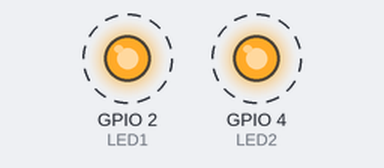
Simulated run of this sketch. Board: ESP32. On the bench: output pins drawn as LEDs (lit = HIGH). Dashed ring = blinking. What the sketch prints to the serial monitor is not drawn.

Above: at 0.65 s.
Timing chart, 0 to 3.5 s (numbered marks = the images above):
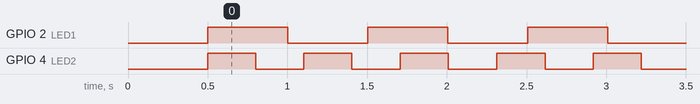

The sketch:

atividade_avaliativa_02_com_rtos.ino
```cpp
/*************************************************
 * Experimento 7 - Uso dos nucleos do ESP32
 * ATIVIDADE AVALIATIVA 2 - Versao COM FreeRTOS
 *
 * Mesma aplicacao do Projeto 2 (dois LEDs, cada um
 * em uma tarefa e em um nucleo), acrescida de
 * estatisticas de regularidade (min, max, media,
 * desvio padrao e jitter) para comparacao direta
 * com a versao SEM RTOS (mesmo formato de saida).
 *
 * LED1 (GPIO 2) - 500 ms - Nucleo 0
 * LED2 (GPIO 4) - 300 ms - Nucleo 1
 *
 * CARGA_MS: simula um processamento bloqueante
 * (ex.: leitura de sensor / calculo) que ocorre a
 * cada PERIODO_CARGA_MS. Com 0 nao ha carga.
 * Teste com 0 e depois com, por exemplo, 50 ms.
 *************************************************/

#include <Arduino.h>
#include <math.h>
#include "freertos/FreeRTOS.h"
#include "freertos/task.h"
#include "freertos/semphr.h"
#include "esp_timer.h"

#define LED1 2
#define LED2 4

#define PERIODO_LED1_MS 500
#define PERIODO_LED2_MS 300

#define CARGA_MS          0     // duracao da carga bloqueante (0 = sem carga)
#define PERIODO_CARGA_MS  100   // a cada quanto tempo a carga ocorre

#define RESUMO_A_CADA 20

typedef struct {
  const char *nome;
  uint8_t pino;
  uint32_t periodoMs;
  int64_t tAnterior;
  uint32_t amostras;
  int64_t minI, maxI;
  double soma, somaQuad;
} Estat;

Estat e1 = { "LED1", LED1, PERIODO_LED1_MS, 0, 0, INT64_MAX, 0, 0, 0 };
Estat e2 = { "LED2", LED2, PERIODO_LED2_MS, 0, 0, INT64_MAX, 0, 0, 0 };

TaskHandle_t handleLED1 = NULL;
TaskHandle_t handleLED2 = NULL;
TaskHandle_t handleCarga = NULL;
SemaphoreHandle_t mutexSerial;

/* Registra uma ativacao e imprime intervalo / resumo */
void registrar(Estat *e, int64_t agora) {
  if (e->tAnterior == 0) { e->tAnterior = agora; return; }

  int64_t intervalo = agora - e->tAnterior;
  int64_t esperado = (int64_t)e->periodoMs * 1000LL;
  e->tAnterior = agora;

  e->amostras++;
  if (intervalo < e->minI) e->minI = intervalo;
  if (intervalo > e->maxI) e->maxI = intervalo;
  e->soma += intervalo;
  e->somaQuad += (double)intervalo * intervalo;

  xSemaphoreTake(mutexSerial, portMAX_DELAY);
  Serial.printf("COM RTOS | %s | Core %d | Esperado: %lld us | Observado: %lld us | Desvio: %+lld us\n",
                e->nome, xPortGetCoreID(), (long long)esperado,
                (long long)intervalo, (long long)(intervalo - esperado));

  if (e->amostras >= RESUMO_A_CADA) {
    double media = e->soma / e->amostras;
    double var = e->somaQuad / e->amostras - media * media;
    Serial.printf(">> RESUMO COM RTOS | %s | n=%u | Min: %lld | Max: %lld | Media: %.1f | DP: %.1f | Jitter p-p: %lld us\n",
                  e->nome, (unsigned)e->amostras, (long long)e->minI, (long long)e->maxI,
                  media, var > 0 ? sqrt(var) : 0.0, (long long)(e->maxI - e->minI));
    e->amostras = 0; e->minI = INT64_MAX; e->maxI = 0; e->soma = 0; e->somaQuad = 0;
  }
  xSemaphoreGive(mutexSerial);
}

void tarefaLED1(void *pv) {
  while (1) {
    int64_t agora = esp_timer_get_time();
    digitalWrite(LED1, !digitalRead(LED1));
    registrar(&e1, agora);
    vTaskDelay(pdMS_TO_TICKS(PERIODO_LED1_MS));
  }
}

void tarefaLED2(void *pv) {
  while (1) {
    int64_t agora = esp_timer_get_time();
    digitalWrite(LED2, !digitalRead(LED2));
    registrar(&e2, agora);
    vTaskDelay(pdMS_TO_TICKS(PERIODO_LED2_MS));
  }
}

/* Carga bloqueante (espera ocupada) no nucleo 1.
 * Por ser uma tarefa separada, o escalonador pode
 * intercalar/preemptar e o LED2 continua no horario. */
void tarefaCarga(void *pv) {
  while (1) {
    int64_t inicio = esp_timer_get_time();
    while (esp_timer_get_time() - inicio < (int64_t)CARGA_MS * 1000LL) {
      /* processamento simulado */
    }
    vTaskDelay(pdMS_TO_TICKS(PERIODO_CARGA_MS - CARGA_MS > 0 ? PERIODO_CARGA_MS - CARGA_MS : 1));
  }
}

void setup() {
  Serial.begin(115200);
  delay(500);

  pinMode(LED1, OUTPUT);
  pinMode(LED2, OUTPUT);
  digitalWrite(LED1, LOW);
  digitalWrite(LED2, LOW);

  mutexSerial = xSemaphoreCreateMutex();

  Serial.printf("Sistema iniciado - COM RTOS (dois nucleos) | Carga: %d ms a cada %d ms\n",
                CARGA_MS, PERIODO_CARGA_MS);

  xTaskCreatePinnedToCore(tarefaLED1, "LED1", 4096, NULL, 1, &handleLED1, 0);
  xTaskCreatePinnedToCore(tarefaLED2, "LED2", 4096, NULL, 1, &handleLED2, 1);
  if (CARGA_MS > 0) {
    xTaskCreatePinnedToCore(tarefaCarga, "CARGA", 4096, NULL, 1, &handleCarga, 1);
  }
}

void loop() {
  vTaskDelay(pdMS_TO_TICKS(1000));
}
```

Measured:
- by itself, GPIO 2 (LED1): alternates HIGH for 0.50 s and LOW for 0.50 s
- by itself, GPIO 4 (LED2): alternates HIGH for 0.30 s and LOW for 0.30 s
